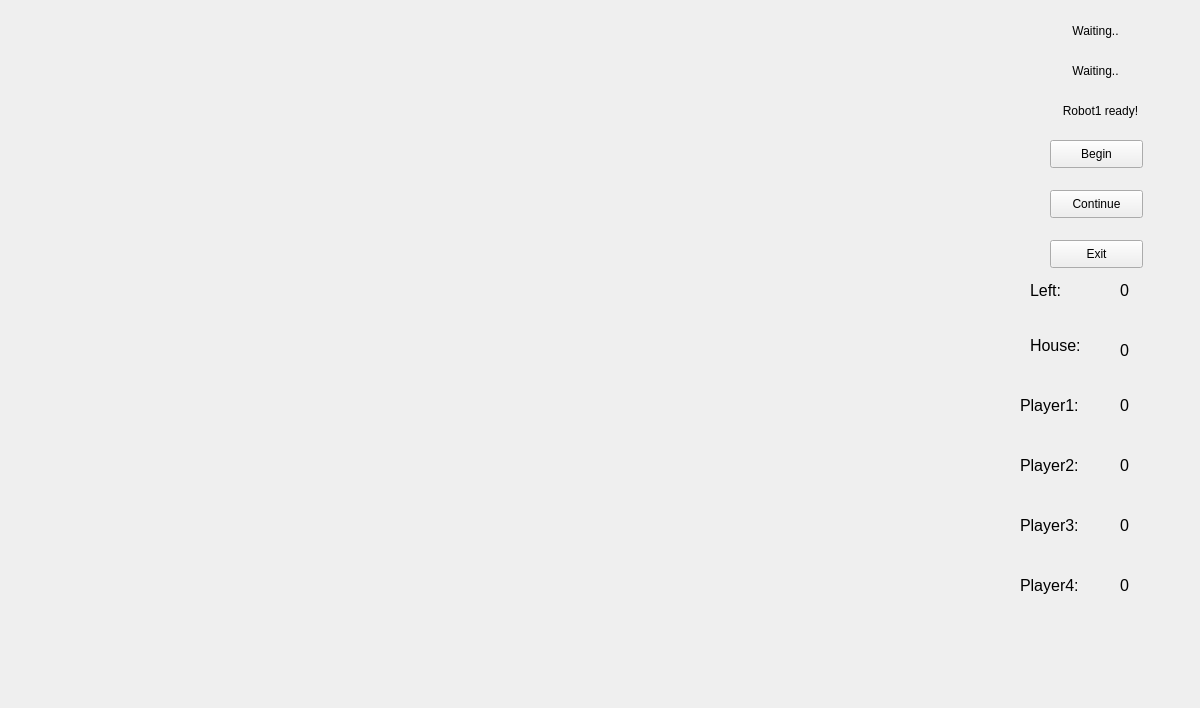
<?xml version="1.0" encoding="UTF-8"?>
<ui version="4.0">
 <class>rform2</class>
 <widget class="QWidget" name="rform2">
  <property name="geometry">
   <rect>
    <x>0</x>
    <y>0</y>
    <width>1200</width>
    <height>708</height>
   </rect>
  </property>
  <property name="windowTitle">
   <string>Form</string>
  </property>
  <widget class="QLabel" name="background">
   <property name="geometry">
    <rect>
     <x>0</x>
     <y>0</y>
     <width>1011</width>
     <height>708</height>
    </rect>
   </property>
   <property name="text">
    <string/>
   </property>
   <property name="pixmap">
    <pixmap resource="images/images.qrc">:/images/b1.jpg</pixmap>
   </property>
  </widget>
  <widget class="QLabel" name="label">
   <property name="geometry">
    <rect>
     <x>1050</x>
     <y>10</y>
     <width>91</width>
     <height>41</height>
    </rect>
   </property>
   <property name="text">
    <string>Waiting..</string>
   </property>
   <property name="alignment">
    <set>Qt::AlignCenter</set>
   </property>
  </widget>
  <widget class="QPushButton" name="beginbtn">
   <property name="geometry">
    <rect>
     <x>1050</x>
     <y>140</y>
     <width>93</width>
     <height>28</height>
    </rect>
   </property>
   <property name="text">
    <string>Begin</string>
   </property>
  </widget>
  <widget class="QPushButton" name="shufflebtn">
   <property name="geometry">
    <rect>
     <x>1050</x>
     <y>190</y>
     <width>93</width>
     <height>28</height>
    </rect>
   </property>
   <property name="text">
    <string>Continue</string>
   </property>
  </widget>
  <widget class="QLabel" name="label_2">
   <property name="geometry">
    <rect>
     <x>1030</x>
     <y>320</y>
     <width>71</width>
     <height>51</height>
    </rect>
   </property>
   <property name="font">
    <font>
     <pointsize>12</pointsize>
    </font>
   </property>
   <property name="text">
    <string>House:</string>
   </property>
  </widget>
  <widget class="QLabel" name="label_3">
   <property name="geometry">
    <rect>
     <x>1120</x>
     <y>330</y>
     <width>81</width>
     <height>41</height>
    </rect>
   </property>
   <property name="font">
    <font>
     <pointsize>12</pointsize>
    </font>
   </property>
   <property name="text">
    <string>0</string>
   </property>
   <property name="alignment">
    <set>Qt::AlignLeading|Qt::AlignLeft|Qt::AlignVCenter</set>
   </property>
  </widget>
  <widget class="QLabel" name="label_4">
   <property name="geometry">
    <rect>
     <x>1020</x>
     <y>380</y>
     <width>91</width>
     <height>51</height>
    </rect>
   </property>
   <property name="font">
    <font>
     <pointsize>12</pointsize>
    </font>
   </property>
   <property name="text">
    <string>Player1:</string>
   </property>
  </widget>
  <widget class="QLabel" name="label_5">
   <property name="geometry">
    <rect>
     <x>1120</x>
     <y>380</y>
     <width>101</width>
     <height>51</height>
    </rect>
   </property>
   <property name="font">
    <font>
     <pointsize>12</pointsize>
    </font>
   </property>
   <property name="text">
    <string>0</string>
   </property>
   <property name="alignment">
    <set>Qt::AlignLeading|Qt::AlignLeft|Qt::AlignVCenter</set>
   </property>
  </widget>
  <widget class="QLabel" name="label_6">
   <property name="geometry">
    <rect>
     <x>1030</x>
     <y>270</y>
     <width>71</width>
     <height>41</height>
    </rect>
   </property>
   <property name="font">
    <font>
     <pointsize>12</pointsize>
    </font>
   </property>
   <property name="text">
    <string>Left:</string>
   </property>
  </widget>
  <widget class="QLabel" name="label_7">
   <property name="geometry">
    <rect>
     <x>1120</x>
     <y>270</y>
     <width>91</width>
     <height>41</height>
    </rect>
   </property>
   <property name="font">
    <font>
     <pointsize>12</pointsize>
    </font>
   </property>
   <property name="text">
    <string>0</string>
   </property>
   <property name="alignment">
    <set>Qt::AlignLeading|Qt::AlignLeft|Qt::AlignVCenter</set>
   </property>
  </widget>
  <widget class="QLabel" name="label_8">
   <property name="geometry">
    <rect>
     <x>1020</x>
     <y>440</y>
     <width>91</width>
     <height>51</height>
    </rect>
   </property>
   <property name="font">
    <font>
     <pointsize>12</pointsize>
    </font>
   </property>
   <property name="text">
    <string>Player2:</string>
   </property>
  </widget>
  <widget class="QLabel" name="label_9">
   <property name="geometry">
    <rect>
     <x>1120</x>
     <y>440</y>
     <width>101</width>
     <height>51</height>
    </rect>
   </property>
   <property name="font">
    <font>
     <pointsize>12</pointsize>
    </font>
   </property>
   <property name="text">
    <string>0</string>
   </property>
   <property name="alignment">
    <set>Qt::AlignLeading|Qt::AlignLeft|Qt::AlignVCenter</set>
   </property>
  </widget>
  <widget class="QLabel" name="label_10">
   <property name="geometry">
    <rect>
     <x>1020</x>
     <y>500</y>
     <width>91</width>
     <height>51</height>
    </rect>
   </property>
   <property name="font">
    <font>
     <pointsize>12</pointsize>
    </font>
   </property>
   <property name="text">
    <string>Player3:</string>
   </property>
  </widget>
  <widget class="QLabel" name="label_11">
   <property name="geometry">
    <rect>
     <x>1120</x>
     <y>500</y>
     <width>101</width>
     <height>51</height>
    </rect>
   </property>
   <property name="font">
    <font>
     <pointsize>12</pointsize>
    </font>
   </property>
   <property name="text">
    <string>0</string>
   </property>
   <property name="alignment">
    <set>Qt::AlignLeading|Qt::AlignLeft|Qt::AlignVCenter</set>
   </property>
  </widget>
  <widget class="QLabel" name="label_14">
   <property name="geometry">
    <rect>
     <x>1050</x>
     <y>50</y>
     <width>91</width>
     <height>41</height>
    </rect>
   </property>
   <property name="text">
    <string>Waiting..</string>
   </property>
   <property name="alignment">
    <set>Qt::AlignCenter</set>
   </property>
  </widget>
  <widget class="QLabel" name="label_15">
   <property name="geometry">
    <rect>
     <x>1040</x>
     <y>90</y>
     <width>121</width>
     <height>41</height>
    </rect>
   </property>
   <property name="text">
    <string>Robot1 ready!</string>
   </property>
   <property name="alignment">
    <set>Qt::AlignCenter</set>
   </property>
  </widget>
  <widget class="QLabel" name="label_12">
   <property name="geometry">
    <rect>
     <x>1020</x>
     <y>560</y>
     <width>91</width>
     <height>51</height>
    </rect>
   </property>
   <property name="font">
    <font>
     <pointsize>12</pointsize>
    </font>
   </property>
   <property name="text">
    <string>Player4:</string>
   </property>
  </widget>
  <widget class="QLabel" name="label_13">
   <property name="geometry">
    <rect>
     <x>1120</x>
     <y>560</y>
     <width>101</width>
     <height>51</height>
    </rect>
   </property>
   <property name="font">
    <font>
     <pointsize>12</pointsize>
    </font>
   </property>
   <property name="text">
    <string>0</string>
   </property>
   <property name="alignment">
    <set>Qt::AlignLeading|Qt::AlignLeft|Qt::AlignVCenter</set>
   </property>
  </widget>
  <widget class="QPushButton" name="pushButton">
   <property name="geometry">
    <rect>
     <x>1050</x>
     <y>240</y>
     <width>93</width>
     <height>28</height>
    </rect>
   </property>
   <property name="text">
    <string>Exit</string>
   </property>
  </widget>
 </widget>
 <resources>
  <include location="images/images.qrc"/>
  <include location="images/images.qrc"/>
  <include location="images/images.qrc"/>
 </resources>
 <connections/>
</ui>
